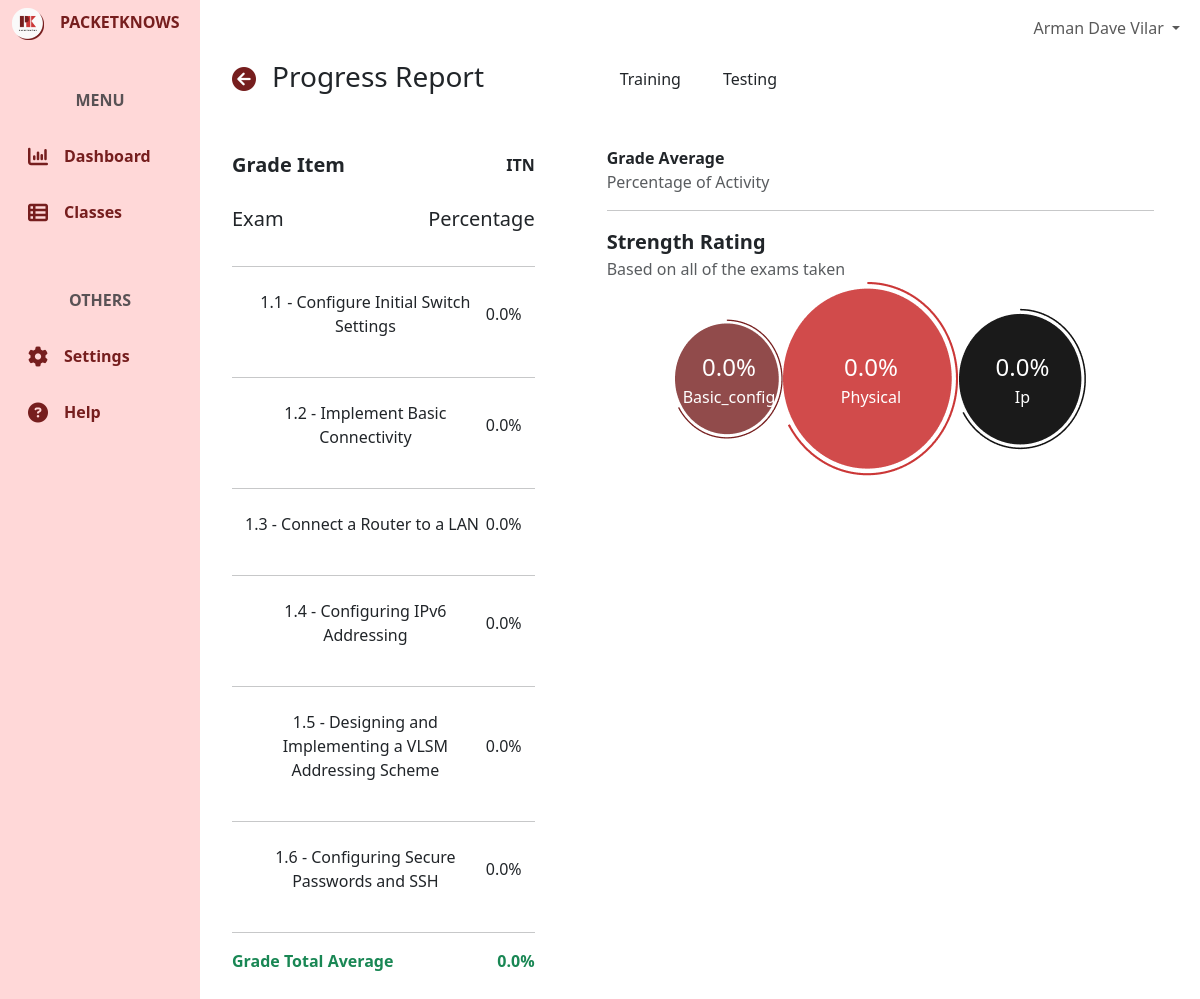
The app's page /progress-report/ITN/testing/ (signed in) with its own data.
### user/models.py (models this page shows, shortened)
class CustomUser(AbstractBaseUser, PermissionsMixin):
    email = models.EmailField(unique=True)
    first_name = models.CharField(max_length=50)
    last_name = models.CharField(max_length=50)
    is_active = models.BooleanField(default=True)
    is_staff = models.BooleanField(default=False)
    category = models.ForeignKey(UserCategory, on_delete=models.CASCADE)
    icon = models.ImageField(upload_to= 'user/icons/', blank=True, null=True)
    school_id = models.BigIntegerField(unique=True, blank=True, null=True)
    evidences = models.ImageField(upload_to= 'user/evidences/', blank=True, null=True)
    objects = CustomUserManager()
    USERNAME_FIELD = 'email'
    REQUIRED_FIELDS = ['first_name', 'last_name']
    class Meta:
        verbose_name = 'User'
        verbose_name_plural = 'Users'

### classroom/models.py (models this page shows, shortened)
class Classroom(models.Model):
    name = models.CharField(max_length=255)
    code = models.CharField(max_length=255)
    description = models.CharField(max_length=255)
    icon = models.ImageField(upload_to='classroom/class-icons/', blank=True, null=True)
    section = models.CharField(max_length=50)
    school_year = models.CharField(max_length=50)
    instructor = models.ForeignKey(userModels.CustomUser, on_delete=models.CASCADE, related_name='instructor_classrooms', blank=True, null=True)
    students = models.ManyToManyField(userModels.CustomUser, through='Enrollment', related_name='enrolled_classrooms')
    course = models.ForeignKey(activityModels.Course, on_delete=models.CASCADE)
    is_active = models.BooleanField(default=True)
    date_updated = models.DateTimeField(auto_now=True)
    class Meta:
        ordering = ['-date_updated']
        verbose_name_plural = "Classrooms"

### activity/models.py (models this page shows, shortened)
class BaseActivity(models.Model):
    number = models.CharField(max_length=4)
    name = models.CharField(max_length=255)
    projectID = models.CharField(max_length=255, unique=True)
    answer_key = models.TextField(blank=True,null=True)
    category = models.ForeignKey(ActivityCategory, on_delete=models.CASCADE)
    course = models.ForeignKey(Course, on_delete=models.CASCADE)
    training_task = models.FileField(models.FileField(upload_to='training-tasks/'))
    testing_task = models.FileField(models.FileField(upload_to='training-tasks/'))
    max_physical_points = models.PositiveIntegerField()
    max_basic_config_points = models.PositiveIntegerField()
    max_ip_points = models.PositiveIntegerField()
    max_routing_points = models.PositiveIntegerField()
    max_other_points = models.PositiveIntegerField()
    time_limit = models.PositiveIntegerField()
    class Meta:
        verbose_name_plural = "Base Activities"

### core/views.py (the view)
# urls.py: path('progress-report/<slug:classSlug>/testing/', coreViews.ProgressReportTestingView, name='progressReportTesting'),
@login_required(login_url='/')
def ProgressReportTestingView(request, classSlug):
    context = {}
    if request.method == 'POST':
        pass
    else:
        userCategory = request.user.category.name
        if userCategory == "Student":
            classroom = Classroom.objects.get(code=classSlug)
            context["classroom"] = classroom
            context["grades"] = computeTestingProgressReport(request.user, classroom)
            enrollment = get_object_or_404(Enrollment, student=request.user, classroom=classroom)
            firstActivity = enrollment.activities.get(base_activity__number="1.1", mode="testing")
            firstActivityScore = computeSingleActivityScore(request.user, firstActivity.id)
            bar_chart_labels = firstActivityScore['labels']
            bar_chart_data = firstActivityScore['data']
            context["barChartLabels"] = json.dumps(bar_chart_labels)
            context["barChartData"] = json.dumps(bar_chart_data)
            enrollment = get_object_or_404(Enrollment, student=request.user, classroom=classroom)
            enrollment.date_updated = timezone.now()
            enrollment.save()
        elif userCategory == "Instructor":
            pass
        elif userCategory == "Self Learner":
            classroom = Classroom.objects.get(code=classSlug)
            context["classroom"] = classroom
            context["grades"] = computeTestingProgressReport(request.user, classroom)
            enrollment = get_object_or_404(Enrollment, student=request.user, classroom=classroom)
            firstActivity = enrollment.activities.get(base_activity__number="1.1", mode="testing")
            firstActivityScore = computeSingleActivityScore(request.user, firstActivity.id)
            bar_chart_labels = firstActivityScore['labels']
            bar_chart_data = firstActivityScore['data']
            context["barChartLabels"] = json.dumps(bar_chart_labels)
            context["barChartData"] = json.dumps(bar_chart_data)
            enrollment = get_object_or_404(Enrollment, student=request.user, classroom=classroom)
            enrollment.date_updated = timezone.now()
            enrollment.save()
    return render(request, 'core/progress-report-testing.html', context)

### templates/core/progress-report-testing.html (shortened to what this page needs)
{% extends 'core/base.html' %}
{% block content %}
<div class="container-fluid h-100">
    <div class="row h-100">
        <div class="col-2 fixed-top bg-pink h-100" id="green">
            {% include 'core/components/sidebar.html'%}
        </div>
        <div class="col-md-10 ms-auto" style="padding: 0; overflow-x: hidden !important;">
            {% include 'core/components/topnav.html'%}
            <main class="mt-5 pt-1">
                {% if request.user.category.name == 'Student'%}
                    {% include 'core/progress-reports/student-progress-report-testing.html'%}
                {% elif request.user.category.name == 'Self Learner'%}
                    {% include 'core/progress-reports/selfLearner-progress-report-testing.html'%}
                {% elif request.user.category.name == 'Instructor'%}
                    {% include 'core/progress-reports/instructor-progress-report-testing.html'%}
                {% endif %}
            </main>
        </div>
    </div>
</div>
{% endblock %}

### templates/core/components/topnav.html (shortened to what this page needs)
<nav class="navbar navbar-expand-lg navbar-light bg-white fixed-top col-md-9 ms-sm-auto col-lg-10">
    <div class="container-fluid">
            <ul class="navbar-nav ms-auto">
                <li class="nav-item dropdown">
                    <a class="nav-link dropdown-toggle" href="#" id="userDropdown" role="button" data-bs-toggle="dropdown" aria-expanded="false">
                      {{user.first_name}} {{user.last_name}}
                    </a>
                </li>
            </ul>
    </div>
</nav>

### templates/core/progress-reports/selfLearner-progress-report-testing.html (shortened to what this page needs)
{% load static %}
<div class="container">
    <div class="row ms-2 mt-2 mb-4 ">
        <div class="col-md-4 ">
            <div class="d-flex align-items-center text-center">
                <a class="mb-1" href="{% url 'core:classes'%}"><i class="fa-solid fa-xl fa-circle-arrow-left" style="color: #761E1E;"></i></a>
                <h3 class="ms-3">Progress Report</h3>
            </div>
            <div class="d-flex justify-content-between align-items-center mt-5">
                <p class="fw-bold fs-5">Grade Item</p>
                <p class="fw-bold ">{{classroom.code}}</p>
            </div>
            <div class="d-flex justify-content-between align-items-center mt-2">
                <p class="fs-5">Exam</p>
                <p class="fs-5">Percentage</p>
            </div>
            {% for exam in grades.testing_percentages %}
            <hr>
            <button id="exam_{{ exam.id }}" class="btn exam-div d-flex w-100 justify-content-between align-items-center mt-2"
                 data-exam-number="{{ exam.number }}"
                 data-exam-name="{{ exam.name }}"
                 data-physical-percentage="{{ exam.physical_percentage }}"
                 data-basic-config-percentage="{{ exam.basic_config_percentage }}"
                 data-ip-percentage="{{ exam.ip_percentage }}"
                 data-routing-percentage="{{ exam.routing_percentage }}"
                 data-other-percentage="{{ exam.other_percentage }}"
                 data-total-percentage="{{ exam.total_percentage }}">
                <p class="">{{ exam.number }} - {{ exam.name }}</p>
                <p class="">{{ exam.total_percentage }}%</p>
            </button>
            {% endfor %}
            <hr>
            <div class="d-flex justify-content-between align-items-center mt-2">
                <p class="text-success fw-bold">Grade Total Average</p>
                <p class="text-success fw-bold">{{grades.total_testing_percentage}}%</p>
            </div>
        </div>
        <div class="col-md-7 ms-5">
            <div class="d-flex mb-5">
                <a href="{% url 'core:progressReportTraining' classroom.code %}"><button id="trainingBtn" class="btn me-3">Training</button></a>
                <a href="{% url 'core:progressReportTesting' classroom.code %}"><button id="testingBtn" class="btn">Testing</button></a>
            </div>
            <div class="fw-bold">
                Grade Average
            </div>
            <div class="text-muted">
                Percentage of Activity
            </div>
            <hr>
            <div class="fw-bold fs-5">
                Strength Rating
            </div>
            <div class="text-muted">
                Based on all of the exams taken
            </div>
            <div class="d-flex align-items-center justify-content-center">
                <div class="rating rating-1 d-inline-block">
                    <div class="rating-label text-white">
                        <p class="fs-4 p-0 m-0">{{ grades.top_testing_categories.1.average_percentage }}%</p>
                        <p class=" p-0 m-0">{{grades.top_testing_categories.1.name}}</p>
                    </div>
                    <img src="{% static 'res/icons/Dashboard/Dashboard-circle2.png' %}" alt="" class="img-fluid">
                </div>
                <div class="rating rating-1 d-inline-block">
                    <div class="rating-label text-white">
                        <p class="fs-4 p-0 m-0">{{grades.top_testing_categories.0.average_percentage}}%</p>
                        <p class=" p-0 m-0">{{grades.top_testing_categories.0.name}}</p>
                    </div>
                    <img src="{% static 'res/icons/Dashboard/Dashboard-circle.png' %}" alt="" class="img-fluid">
                </div>
                <div class="rating rating-1 d-inline-block">
                    <div class="rating-label text-white">
                        <p class="fs-4 p-0 m-0">{{grades.top_testing_categories.2.average_percentage}}%</p>
                        <p class=" p-0 m-0">{{grades.top_testing_categories.2.name}}</p>
                    </div>
                    <img src="{% static 'res/icons/Dashboard/Dashboard-circle3.png' %}" alt="" class="img-fluid">
                </div>
            </div>
        </div>
    </div>
</div>

### static/css/global.css (style rules this page uses)
.bg-pink { background-color: #FFD8D8; }
.bg-white { background-color: #FAFAFA; }

### static/css/dashboards/studentDashboard.css (style rules this page uses)
.rating { position: relative; text-align: center; }
.rating-label { position: absolute; top: 50%; left: 50%; transform: translate(-50%, -50%); }

### records on screen
CustomUser: first_name "Arman Dave", last_name "Vilar"
Classroom: code "ITN"
BaseActivity: number "1.1", name "Configure Initial Switch Settings"
BaseActivity: number "1.2", name "Implement Basic Connectivity"
BaseActivity: number "1.3", name "Connect a Router to a LAN"
BaseActivity: number "1.4", name "Configuring IPv6 Addressing"
BaseActivity: number "1.5", name "Designing and Implementing a VLSM Addressing Scheme"
BaseActivity: number "1.6", name "Configuring Secure Passwords and SSH"

### other values on screen
{{ exam.total_percentage }} "0.0" "0.0" "0.0" "0.0" "0.0" "0.0"
{{ grades.total_testing_percentage }} "0.0"
{{ grades.top_testing_categories.1.average_percentage }} "0.0"
{{ grades.top_testing_categories.1.name }} "Basic_config"
{{ grades.top_testing_categories.0.average_percentage }} "0.0"
{{ grades.top_testing_categories.0.name }} "Physical"
{{ grades.top_testing_categories.2.average_percentage }} "0.0"
{{ grades.top_testing_categories.2.name }} "Ip"
